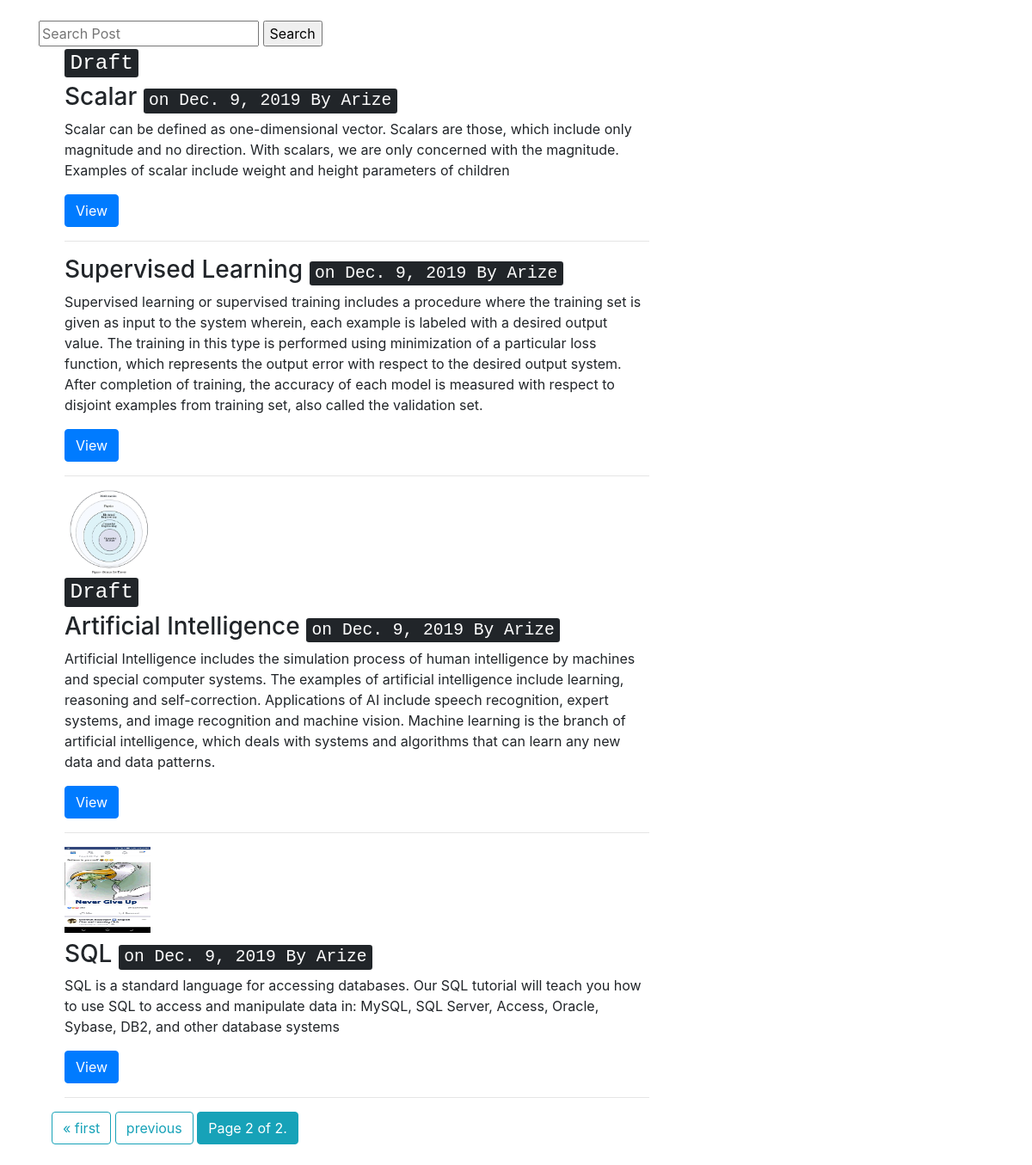
Page /?page=2 (signed in) on the committed database.
### posts/models.py (models this page shows, shortened)
class Post(models.Model):
    user=models.ForeignKey(settings.AUTH_USER_MODEL,default=1,on_delete=models.CASCADE)
    title=models.CharField(max_length=150)
    slug = models.SlugField(unique=True)
    image= models.ImageField(null=True,blank=True,upload_to=upload_location,width_field='width_field',
                             height_field='height_field')
    height_field=models.IntegerField(default=0)
    width_field=models.IntegerField(default=0)
    content=models.TextField()
    draft=models.BooleanField(default=False)
    publish=models.DateField(auto_now=False,auto_now_add=False)
    updated=models.DateTimeField(auto_now=True,auto_now_add=False)
    timestamp= models.DateTimeField(auto_now=False,auto_now_add=True)
    objects=PostManager()# initializing the postmanager
    class Meta:
        ordering=['-timestamp','-updated']
    def get_absolute_url(self):
    	return reverse('post-detail',kwargs={'id':self.id})

### posts/views.py (the view, shortened to what this page needs)
# urls.py: path('',posts_list,name='home-list'),
def posts_list(request):
	today=timezone.now().date()
	queryset_list=Post.objects.active()#.order_by("-timestamp")
	if request.user.is_staff or request.user.is_superuser:
		queryset_list = Post.objects.all()
	query=request.GET.get('q')
	if query:
		queryset_list=queryset_list.filter( Q(title__icontains=query) | Q(content__icontains=query)|
			Q(slug__icontains=query)#Q(user_first_name__icontains=query)|
		).distinct()# to prevent duplicate items
	paginator=Paginator(queryset_list,4)# show 4 post per page
	page=request.GET.get('page')
	try:
		queryset=paginator.get_page(page)
	except PageNotAnInteger:
		queryset = paginator.get_page(1)
	except EmptyPage:
		queryset = paginator.get_page(paginator.num_pages)
	context={'object_list':queryset,
			 'today':today,
	'title':'every'}
	return render(request,'posts/post_list.html',context)

### posts/models.py (called while the page is built)
    def active(self, *args,**kwargs):
        return super(PostManager, self).filter(draft=False).filter(publish__lte=timezone.now())

### templates/posts/post_list.html (shortened to what this page needs)
 {% extends 'base.html' %}
 {% block content%}
<br>
     <form method="GET",action="">
     <input type="text" name="q" placeholder="Search Post" value="{{ request.Get.q }}">
     <input type="submit" value="Search">
     </form>
 <div class="col-sm-8 col-sm-offset">
	{% for post in object_list%}
	<div class="col-sm-12">
		<div class="thumbnail">
			{% if post.image%}
 	<img src="{{post.image.url}}" class="img-responsive" height="100" width="100">
      {% endif %}
    <div class="caption">
        <h3>
            {% if post.draft %}<kbd> Draft</kbd> {% endif %}
        </h3>
        <h3>{{ post.title}}  <small> <kbd>on {{ post.publish}} By {{ post.user|capfirst }}</kbd></small></h3>
        <p>{{post.content|capfirst|safe}}</p>
        <p><a href="{{post.get_absolute_url}}" class="btn btn-primary" role='button'>View</a></p><hr>
    </div>
		</div>
	</div>
	{% endfor %}
<div class="pagination">
<span class="step-links">
{% if object_list.has_previous %}
<a class="btn btn-outline-info mb-4" href="?page=1">&laquo; first</a>
<a class="btn btn-outline-info mb-4" href="?page={{ object_list.previous_page_number }}{% if request.GET.q %}&q={{ request.GET.q }}{% endif %}">previous</a>
{% endif %}
<span class="current">
<p class="btn btn-info mb-4">Page {{ object_list.number }} of {{ object_list.paginator.num_pages }}.</p>
</span>
</span>
</div>
</div>
{% endblock content %}

### templates/base.html (shortened to what this page needs)
{% load staticfiles %}
<!DOCTYPE html>
<html>
<head>
	<link rel="stylesheet" type="text/css" href="{% static 'css/base.css' %}">
	<link href="{% static 'css/mycss.css' %}" rel="stylesheet" type="text/css">
     <link href= "{% static 'my_static/bootstrap.min.css' %}" rel="stylesheet">
  <link href="{% static 'css/bootstrap.min.css'%}" rel="stylesheet">
  <link href="{% static 'css/bootstrap.css'%}" rel="stylesheet">
  <link href="{% static 'css/bootstrap-grid.css'%}" rel="stylesheet">
  <link href="{% static 'css/bootstrap-grid.min.css'%}" rel="stylesheet">
  <link href="{% static 'css/bootstrap-reboot.min.css'%}" rel="stylesheet">
 <link href="{% static 'css/bootstrap-reboot.min.css'%}" rel="stylesheet">
  <link href="{% static 'css/bootstrap.min.css'%}" rel="stylesheet">
</head>
<body>
	<div class="container">
{% block content%}
{% endblock content %}
	</div>
</body>
</html>

### rows in the picture
Post: draft "Draft", title "Scalar", publish "Dec. 9, 2019", user "Arize", content "Scalar can be defined as one-dimensional vector. Scalars are those, which include only magnitude and no direction. With scalars, we are only concerned with the magnitude. Examples of scalar include weight and height parameters of children"
Post: title "Supervised Learning", publish "Dec. 9, 2019", user "Arize", content "Supervised learning or supervised training includes a procedure where the training set is given as input to the system wherein, each example is labeled with a desired output value. The training in this type is performed using minimization of a particular loss function, which represents the output error with respect to the desired output system. After completion of training, the accuracy of each model is measured with respect to disjoint examples from training set, also called the validation set."
Post: image (picture), draft "Draft", title "Artificial Intelligence", publish "Dec. 9, 2019", user "Arize", content "Artificial Intelligence includes the simulation process of human intelligence by machines and special computer systems. The examples of artificial intelligence include learning, reasoning and self-correction. Applications of AI include speech recognition, expert systems, and image recognition and machine vision. Machine learning is the branch of artificial intelligence, which deals with systems and algorithms that can learn any new data and data patterns."
Post: image (picture), title "SQL", publish "Dec. 9, 2019", user "Arize", content "SQL is a standard language for accessing databases. Our SQL tutorial will teach you how to use SQL to access and manipulate data in: MySQL, SQL Server, Access, Oracle, Sybase, DB2, and other database systems"

### other values in the picture
{{ object_list.number }} "2"
{{ object_list.paginator.num_pages }} "2"
